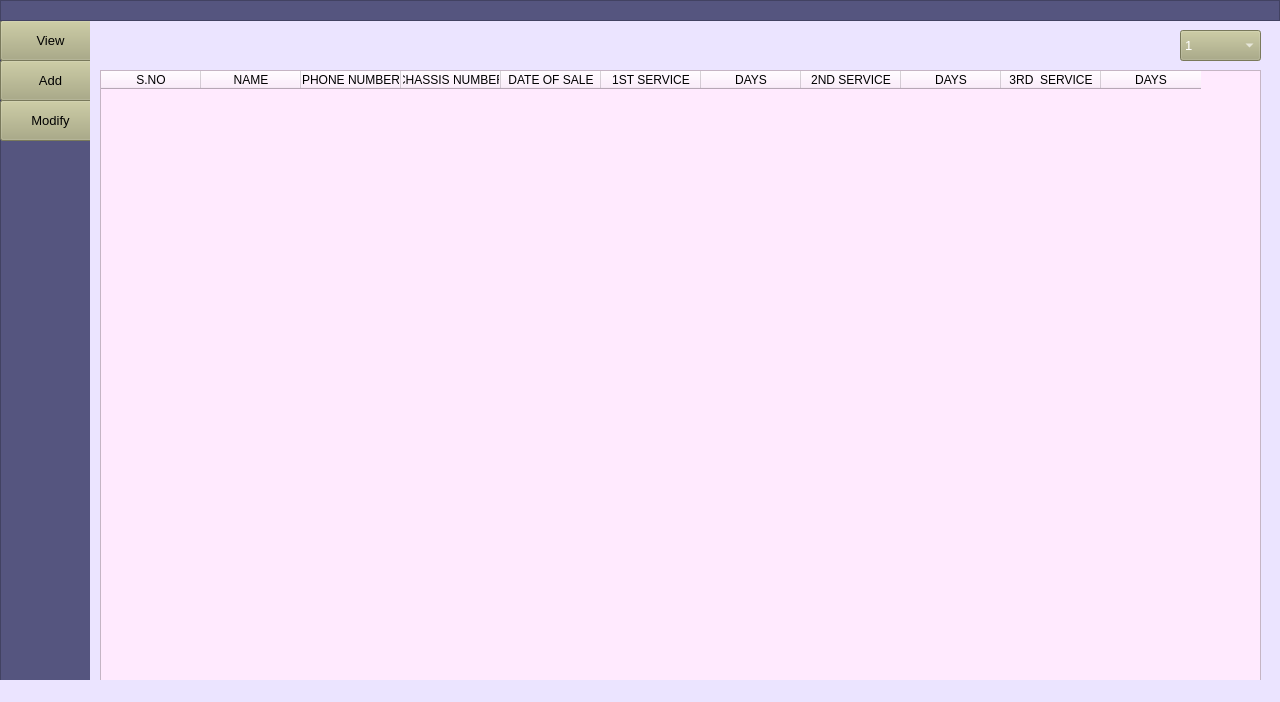
<?xml version="1.0" encoding="UTF-8"?>
<ui version="4.0">
 <class>MainWindow</class>
 <widget class="QMainWindow" name="MainWindow">
  <property name="geometry">
   <rect>
    <x>0</x>
    <y>0</y>
    <width>1280</width>
    <height>702</height>
   </rect>
  </property>
  <property name="maximumSize">
   <size>
    <width>1280</width>
    <height>704</height>
   </size>
  </property>
  <property name="windowTitle">
   <string>MainWindow</string>
  </property>
  <property name="styleSheet">
   <string notr="true">background-color: rgb(235, 228, 255);</string>
  </property>
  <widget class="QWidget" name="centralwidget">
   <widget class="QFrame" name="frame">
    <property name="geometry">
     <rect>
      <x>0</x>
      <y>0</y>
      <width>101</width>
      <height>901</height>
     </rect>
    </property>
    <property name="sizePolicy">
     <sizepolicy hsizetype="Preferred" vsizetype="Expanding">
      <horstretch>0</horstretch>
      <verstretch>0</verstretch>
     </sizepolicy>
    </property>
    <property name="styleSheet">
     <string notr="true">background-color: rgb(85, 85, 127);</string>
    </property>
    <property name="frameShape">
     <enum>QFrame::StyledPanel</enum>
    </property>
    <property name="frameShadow">
     <enum>QFrame::Raised</enum>
    </property>
    <widget class="QPushButton" name="view">
     <property name="geometry">
      <rect>
       <x>0</x>
       <y>20</y>
       <width>101</width>
       <height>41</height>
      </rect>
     </property>
     <property name="font">
      <font>
       <pointsize>10</pointsize>
      </font>
     </property>
     <property name="styleSheet">
      <string notr="true">background-color: rgb(170, 170, 127);
</string>
     </property>
     <property name="text">
      <string>View</string>
     </property>
    </widget>
    <widget class="QPushButton" name="add">
     <property name="geometry">
      <rect>
       <x>0</x>
       <y>60</y>
       <width>101</width>
       <height>41</height>
      </rect>
     </property>
     <property name="font">
      <font>
       <pointsize>10</pointsize>
      </font>
     </property>
     <property name="styleSheet">
      <string notr="true">background-color: rgb(170, 170, 127);
</string>
     </property>
     <property name="text">
      <string>Add</string>
     </property>
    </widget>
    <widget class="QPushButton" name="update">
     <property name="geometry">
      <rect>
       <x>0</x>
       <y>100</y>
       <width>101</width>
       <height>41</height>
      </rect>
     </property>
     <property name="font">
      <font>
       <pointsize>10</pointsize>
      </font>
     </property>
     <property name="styleSheet">
      <string notr="true">background-color: rgb(170, 170, 127);
</string>
     </property>
     <property name="text">
      <string>Modify</string>
     </property>
    </widget>
   </widget>
   <widget class="QStackedWidget" name="stackedWidget">
    <property name="geometry">
     <rect>
      <x>90</x>
      <y>20</y>
      <width>1181</width>
      <height>681</height>
     </rect>
    </property>
    <property name="sizePolicy">
     <sizepolicy hsizetype="Preferred" vsizetype="Expanding">
      <horstretch>0</horstretch>
      <verstretch>0</verstretch>
     </sizepolicy>
    </property>
    <property name="focusPolicy">
     <enum>Qt::TabFocus</enum>
    </property>
    <property name="contextMenuPolicy">
     <enum>Qt::NoContextMenu</enum>
    </property>
    <property name="currentIndex">
     <number>0</number>
    </property>
    <widget class="QWidget" name="page">
     <widget class="QTableWidget" name="table">
      <property name="geometry">
       <rect>
        <x>10</x>
        <y>50</y>
        <width>1161</width>
        <height>611</height>
       </rect>
      </property>
      <property name="font">
       <font>
        <pointsize>10</pointsize>
       </font>
      </property>
      <property name="autoFillBackground">
       <bool>true</bool>
      </property>
      <property name="styleSheet">
       <string notr="true">background-color: rgb(255, 234, 254);</string>
      </property>
      <property name="editTriggers">
       <set>QAbstractItemView::NoEditTriggers</set>
      </property>
      <property name="selectionBehavior">
       <enum>QAbstractItemView::SelectRows</enum>
      </property>
      <column>
       <property name="text">
        <string>S.NO</string>
       </property>
      </column>
      <column>
       <property name="text">
        <string>NAME</string>
       </property>
      </column>
      <column>
       <property name="text">
        <string>PHONE NUMBER</string>
       </property>
      </column>
      <column>
       <property name="text">
        <string>CHASSIS NUMBER</string>
       </property>
      </column>
      <column>
       <property name="text">
        <string>DATE OF SALE</string>
       </property>
      </column>
      <column>
       <property name="text">
        <string>1ST SERVICE</string>
       </property>
      </column>
      <column>
       <property name="text">
        <string>DAYS</string>
       </property>
      </column>
      <column>
       <property name="text">
        <string>2ND SERVICE</string>
       </property>
      </column>
      <column>
       <property name="text">
        <string>DAYS</string>
       </property>
      </column>
      <column>
       <property name="text">
        <string>3RD  SERVICE</string>
       </property>
      </column>
      <column>
       <property name="text">
        <string>DAYS</string>
       </property>
      </column>
     </widget>
     <widget class="QComboBox" name="comboBox">
      <property name="geometry">
       <rect>
        <x>1090</x>
        <y>10</y>
        <width>81</width>
        <height>31</height>
       </rect>
      </property>
      <property name="font">
       <font>
        <pointsize>10</pointsize>
       </font>
      </property>
      <property name="styleSheet">
       <string notr="true">background-color: rgb(170, 170, 127);
color: rgb(255, 255, 255);</string>
      </property>
      <item>
       <property name="text">
        <string>1</string>
       </property>
      </item>
      <item>
       <property name="text">
        <string>2</string>
       </property>
      </item>
      <item>
       <property name="text">
        <string>3</string>
       </property>
      </item>
      <item>
       <property name="text">
        <string>4</string>
       </property>
      </item>
      <item>
       <property name="text">
        <string>5</string>
       </property>
      </item>
      <item>
       <property name="text">
        <string>6</string>
       </property>
      </item>
      <item>
       <property name="text">
        <string>7</string>
       </property>
      </item>
      <item>
       <property name="text">
        <string>8</string>
       </property>
      </item>
      <item>
       <property name="text">
        <string>9</string>
       </property>
      </item>
      <item>
       <property name="text">
        <string>10</string>
       </property>
      </item>
     </widget>
     <widget class="QLabel" name="num">
      <property name="geometry">
       <rect>
        <x>12</x>
        <y>15</y>
        <width>381</width>
        <height>21</height>
       </rect>
      </property>
      <property name="font">
       <font>
        <pointsize>12</pointsize>
       </font>
      </property>
      <property name="styleSheet">
       <string notr="true">color: rgb(255, 0, 0);</string>
      </property>
      <property name="text">
       <string/>
      </property>
     </widget>
    </widget>
    <widget class="QWidget" name="page_2">
     <widget class="QWidget" name="formLayoutWidget">
      <property name="geometry">
       <rect>
        <x>320</x>
        <y>60</y>
        <width>561</width>
        <height>508</height>
       </rect>
      </property>
      <layout class="QFormLayout" name="formLayout">
       <property name="formAlignment">
        <set>Qt::AlignCenter</set>
       </property>
       <property name="verticalSpacing">
        <number>10</number>
       </property>
       <item row="5" column="1">
        <widget class="QLineEdit" name="phone">
         <property name="font">
          <font>
           <pointsize>14</pointsize>
          </font>
         </property>
         <property name="maxLength">
          <number>15</number>
         </property>
         <property name="clearButtonEnabled">
          <bool>true</bool>
         </property>
        </widget>
       </item>
       <item row="8" column="1">
        <widget class="QLineEdit" name="chassis">
         <property name="font">
          <font>
           <pointsize>14</pointsize>
          </font>
         </property>
         <property name="maxLength">
          <number>30</number>
         </property>
         <property name="clearButtonEnabled">
          <bool>true</bool>
         </property>
        </widget>
       </item>
       <item row="11" column="1">
        <widget class="QDateEdit" name="date">
         <property name="font">
          <font>
           <pointsize>14</pointsize>
          </font>
         </property>
         <property name="displayFormat">
          <string>yyyy-MM-dd</string>
         </property>
         <property name="calendarPopup">
          <bool>true</bool>
         </property>
        </widget>
       </item>
       <item row="12" column="1">
        <widget class="QPushButton" name="submit">
         <property name="font">
          <font>
           <pointsize>10</pointsize>
          </font>
         </property>
         <property name="styleSheet">
          <string notr="true">background-color: rgb(170, 170, 127);
color: rgb(255, 255, 255);
selection-color: rgb(170, 0, 0);</string>
         </property>
         <property name="text">
          <string>SAVE</string>
         </property>
        </widget>
       </item>
       <item row="13" column="1">
        <widget class="QLabel" name="msg">
         <property name="font">
          <font>
           <pointsize>10</pointsize>
          </font>
         </property>
         <property name="text">
          <string/>
         </property>
        </widget>
       </item>
       <item row="1" column="1">
        <widget class="QLabel" name="label">
         <property name="font">
          <font>
           <pointsize>10</pointsize>
          </font>
         </property>
         <property name="styleSheet">
          <string notr="true">color: rgb(85, 0, 0);</string>
         </property>
         <property name="text">
          <string>CUSTOMER NAME</string>
         </property>
        </widget>
       </item>
       <item row="2" column="1">
        <widget class="QLineEdit" name="name">
         <property name="enabled">
          <bool>true</bool>
         </property>
         <property name="font">
          <font>
           <pointsize>14</pointsize>
          </font>
         </property>
         <property name="text">
          <string/>
         </property>
         <property name="maxLength">
          <number>100</number>
         </property>
         <property name="clearButtonEnabled">
          <bool>true</bool>
         </property>
        </widget>
       </item>
       <item row="4" column="1">
        <widget class="QLabel" name="label_2">
         <property name="font">
          <font>
           <pointsize>10</pointsize>
          </font>
         </property>
         <property name="styleSheet">
          <string notr="true">color: rgb(85, 0, 0);</string>
         </property>
         <property name="text">
          <string>PHONE NUMBER</string>
         </property>
        </widget>
       </item>
       <item row="7" column="1">
        <widget class="QLabel" name="label_3">
         <property name="font">
          <font>
           <pointsize>10</pointsize>
          </font>
         </property>
         <property name="styleSheet">
          <string notr="true">color: rgb(85, 0, 0);</string>
         </property>
         <property name="text">
          <string>CHASSIS NUMBER</string>
         </property>
        </widget>
       </item>
       <item row="10" column="1">
        <widget class="QLabel" name="label_4">
         <property name="font">
          <font>
           <pointsize>10</pointsize>
          </font>
         </property>
         <property name="styleSheet">
          <string notr="true">color: rgb(85, 0, 0);</string>
         </property>
         <property name="text">
          <string>DATE OF SALE</string>
         </property>
        </widget>
       </item>
       <item row="3" column="1">
        <widget class="QLabel" name="nmsg">
         <property name="font">
          <font>
           <pointsize>10</pointsize>
          </font>
         </property>
         <property name="styleSheet">
          <string notr="true">color: rgb(255, 0, 0);</string>
         </property>
         <property name="text">
          <string/>
         </property>
        </widget>
       </item>
       <item row="6" column="1">
        <widget class="QLabel" name="pmsg">
         <property name="font">
          <font>
           <pointsize>10</pointsize>
          </font>
         </property>
         <property name="styleSheet">
          <string notr="true">color: rgb(255, 0, 0);</string>
         </property>
         <property name="text">
          <string/>
         </property>
        </widget>
       </item>
       <item row="9" column="1">
        <widget class="QLabel" name="cmsg">
         <property name="font">
          <font>
           <pointsize>10</pointsize>
          </font>
         </property>
         <property name="styleSheet">
          <string notr="true">color: rgb(255, 0, 0);</string>
         </property>
         <property name="text">
          <string/>
         </property>
        </widget>
       </item>
      </layout>
     </widget>
    </widget>
    <widget class="QWidget" name="page_3">
     <widget class="QLineEdit" name="search">
      <property name="geometry">
       <rect>
        <x>10</x>
        <y>20</y>
        <width>341</width>
        <height>31</height>
       </rect>
      </property>
      <property name="placeholderText">
       <string>Search: name or phone  or chassis number</string>
      </property>
      <property name="clearButtonEnabled">
       <bool>true</bool>
      </property>
     </widget>
     <widget class="QTableWidget" name="table2">
      <property name="geometry">
       <rect>
        <x>10</x>
        <y>60</y>
        <width>1161</width>
        <height>601</height>
       </rect>
      </property>
      <property name="font">
       <font>
        <pointsize>10</pointsize>
       </font>
      </property>
      <property name="contextMenuPolicy">
       <enum>Qt::CustomContextMenu</enum>
      </property>
      <property name="styleSheet">
       <string notr="true">background-color: rgb(255, 234, 254);</string>
      </property>
      <property name="editTriggers">
       <set>QAbstractItemView::NoEditTriggers</set>
      </property>
      <property name="selectionMode">
       <enum>QAbstractItemView::SingleSelection</enum>
      </property>
      <property name="selectionBehavior">
       <enum>QAbstractItemView::SelectRows</enum>
      </property>
      <column>
       <property name="text">
        <string>S.NO</string>
       </property>
      </column>
      <column>
       <property name="text">
        <string>NAME</string>
       </property>
      </column>
      <column>
       <property name="text">
        <string>PHONE NUMBER</string>
       </property>
      </column>
      <column>
       <property name="text">
        <string>CHASSIS NUMBER</string>
       </property>
      </column>
      <column>
       <property name="text">
        <string>DATE OF SALE</string>
       </property>
      </column>
      <column>
       <property name="text">
        <string>1ST SERVICE</string>
       </property>
      </column>
      <column>
       <property name="text">
        <string>DAYS</string>
       </property>
      </column>
      <column>
       <property name="text">
        <string>2ND SERVICE</string>
       </property>
      </column>
      <column>
       <property name="text">
        <string>DAYS</string>
       </property>
      </column>
      <column>
       <property name="text">
        <string>3RD  SERVICE</string>
       </property>
      </column>
      <column>
       <property name="text">
        <string>DAYS</string>
       </property>
      </column>
      <column>
       <property name="text">
        <string>EDIT</string>
       </property>
      </column>
      <column>
       <property name="text">
        <string>DELETE</string>
       </property>
      </column>
     </widget>
    </widget>
   </widget>
   <widget class="QFrame" name="frame_2">
    <property name="geometry">
     <rect>
      <x>0</x>
      <y>0</y>
      <width>1280</width>
      <height>21</height>
     </rect>
    </property>
    <property name="styleSheet">
     <string notr="true">background-color: rgb(85, 85, 127);</string>
    </property>
    <property name="frameShape">
     <enum>QFrame::StyledPanel</enum>
    </property>
    <property name="frameShadow">
     <enum>QFrame::Raised</enum>
    </property>
   </widget>
  </widget>
  <widget class="QStatusBar" name="statusbar"/>
 </widget>
 <resources/>
 <connections/>
</ui>
